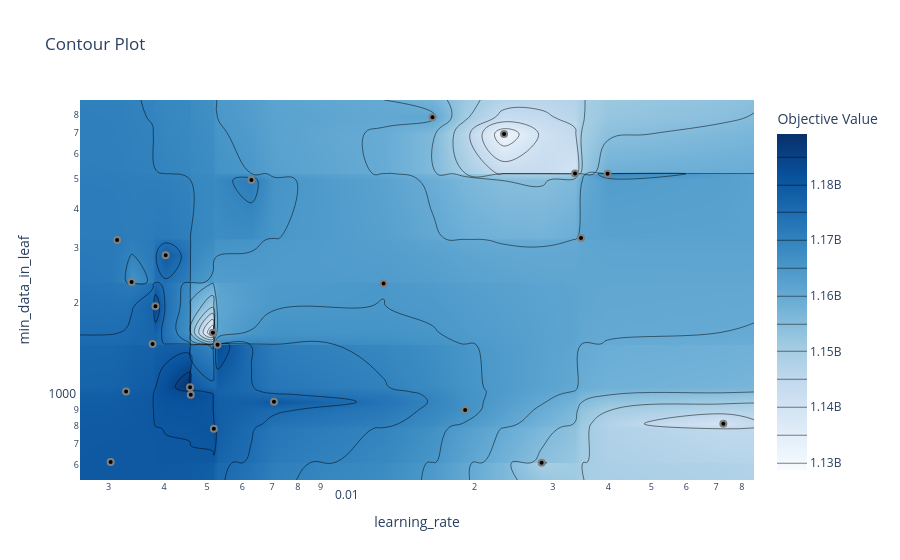

Notebook cell for this chart:
### Code cell
plot_contour(study, params=['learning_rate', 'min_data_in_leaf'])

### Figure 1 — Plotly figure (JSON) as saved in the notebook; plotly's stock layout.template omitted (floating-point values rounded to 4 significant figures; data arrays with more than 128 entries replaced by an {"elided": "..."} marker saying what was removed)
{"data": [{"colorbar": {"title": {"text": "Objective Value"}}, "colorscale": [[0, "rgb(247,251,255)"], [0.125, "rgb(222,235,247)"], [0.25, "rgb(198,219,239)"], [0.375, "rgb(158,202,225)"], [0.5, "rgb(107,174,214)"], [0.625, "rgb(66,146,198)"], [0.75, "rgb(33,113,181)"], [0.875, "rgb(8,81,156)"], [1, "rgb(8,48,107)"]], "connectgaps": true, "contours": {"coloring": "heatmap"}, "hoverinfo": "none", "line": {"smoothing": 1.3}, "reversescale": false, "type": "contour", "x": [0.002587, 0.003032, 0.003135, 0.003285, 0.00338, 0.003768, 0.003825, 0.004033, 0.004577, 0.004593, 0.005152, 0.005177, 0.005278, 0.006289, 0.007071, 0.01248, 0.01608, 0.01905, 0.02331, 0.02832, 0.03368, 0.03474, 0.03987, 0.07266, 0.08516], "y": [536.7, 610, 613, 784, 814, 902, 958, 1009, 1034, 1067, 1463, 1471, 1597, 1944, 2301, 2326, 2834, 3178, 3224, 4953, 5188, 5198, 6962, 7882, 8958.0], "z": {"elided": "25x25 float values"}}, {"marker": {"color": "black", "line": {"color": "Gray", "width": 2}}, "mode": "markers", "name": "Feasible Trial", "showlegend": false, "type": "scatter", "x": [0.005152, 0.03368, 0.02331, 0.02832, 0.01248, 0.03474, 0.03987, 0.003032, 0.01608, 0.01905, 0.07266, 0.006289, 0.005278, 0.005177, 0.004593, 0.007071, 0.003768, 0.003135, 0.004577, 0.003825, 0.004033, 0.003285, 0.00338], "y": [1597, 5198, 6962, 610, 2301, 3224, 5188, 613, 7882, 902, 814, 4953, 1463, 784, 1009, 958, 1471, 3178, 1067, 1944, 2834, 1034, 2326]}, {"marker": {"color": "#cccccc", "line": {"color": "Gray", "width": 2}}, "mode": "markers", "name": "Infeasible Trial", "showlegend": false, "type": "scatter", "x": [], "y": []}], "layout": {"title": {"text": "Contour Plot"}, "xaxis": {"range": [-2.587, -1.07], "title": {"text": "learning_rate"}, "type": "log"}, "yaxis": {"range": [2.73, 3.952], "title": {"text": "min_data_in_leaf"}, "type": "log"}}}
